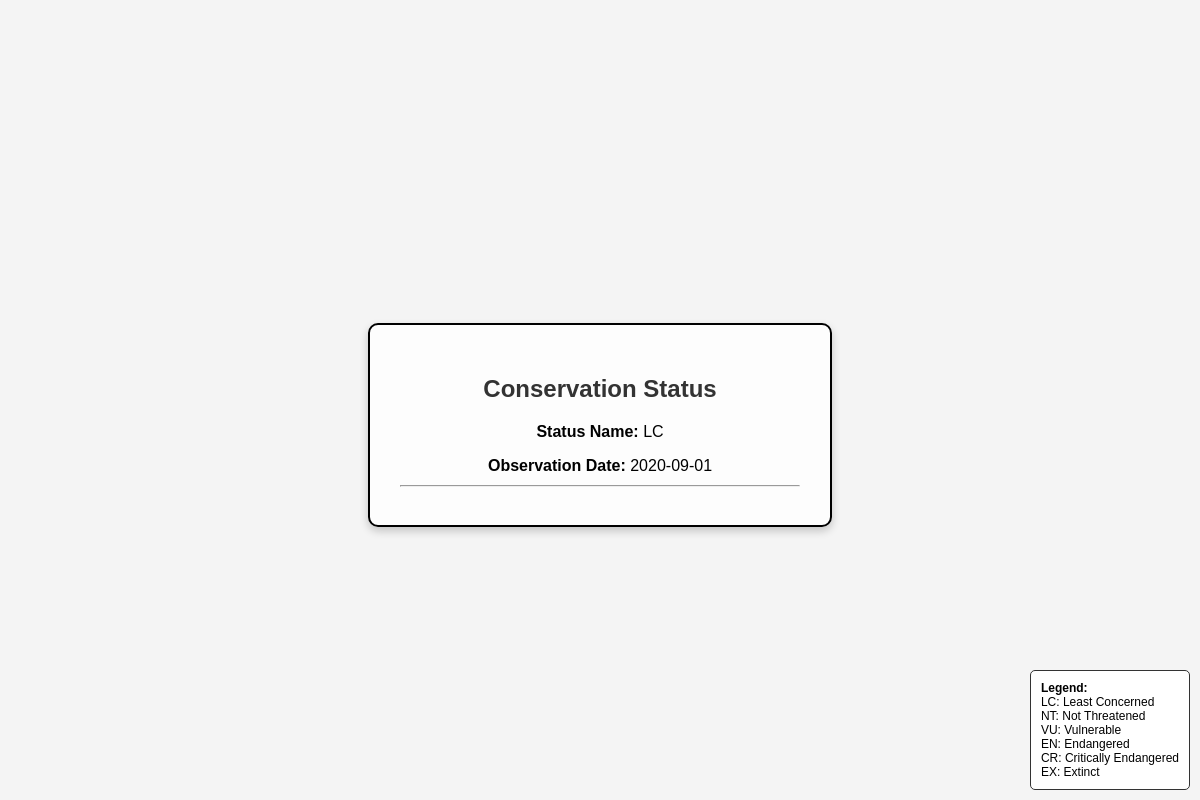
Page /conservation_status.php on the committed database.
### tables this page shows
CREATE TABLE `observations` (
  `ObservationsID` varchar(5) NOT NULL,
  `SpeciesID` varchar(5) DEFAULT NULL,
  `LocationID` varchar(5) DEFAULT NULL,
  `ObservationDate` date DEFAULT NULL,
  `ConservationStatusID` varchar(5) DEFAULT NULL
);

CREATE TABLE `conservationstatus` (
  `ConservationStatusID` varchar(5) NOT NULL,
  `StatusName` varchar(5) DEFAULT NULL,
  `SpeciesID` varchar(5) DEFAULT NULL
);

### conservation_status.php (the view, shortened to what this page needs)
<!DOCTYPE html>
<html lang="en">
<head>
</head>
<body>
<div class="container">
    <div class="details">
        <h2>    Conservation Status</h2>
        <?php
        $servername = "localhost";
        $username = "root";
        $password = "";
        $dbname = "speciestracker";
        $conn = new mysqli($servername, $username, $password, $dbname);
        $speciesName = isset($_GET['speciesName']) ? $_GET['speciesName'] : '';
        $query = $conn->prepare("CALL GetSpeciesStatusAndObservationDateByName(?)");
        $query->bind_param("s", $speciesName);
        $query->execute();
        $result = $query->get_result();
        if ($result && $result->num_rows > 0) {
            while ($row = $result->fetch_assoc()) {
                echo "<p><strong>Status Name:</strong> " . $row['statusName'] . "</p>";
                echo "<p><strong>Observation Date:</strong> " . $row['observationDate'] . "</p>";
                echo "<hr>";
            }
        } else {
            echo "<p>No conservation status details found.</p>";
        }
        ?>
    </div>
</div>
<div id="legendBox">
        <strong>Legend:</strong><br>
        LC: Least Concerned<br>
        NT: Not Threatened<br>
        VU: Vulnerable<br>
        EN: Endangered<br>
        CR: Critically Endangered<br>
        EX: Extinct
</div>
</body>
</html>

### conservation_status.php (style rules this page uses)
body { font-family: Arial, sans-serif; background-color: #f4f4f4; margin: 0; padding: 0; display: flex; justify-content: center; align-items: center; height: 100vh; background-size: cover; background-image: url('https://img.freepik.com/free-vector/gradient-background-green-modern-designs_343694-2067.jpg'); }
#legendBox { position: fixed; bottom: 10px; right: 10px; background-color: white; padding: 10px; border: 1px solid #333; border-radius: 5px; font-size: 12px; }
.container { margin-top: 50px; text-align: center; border: 2px solid black; border-radius: 10px; box-shadow: 0 4px 8px rgba(0, 0, 0, 0.2); padding: 30px; background-color: rgba(255, 255, 255, 0.8); max-width: 400px; width: 60%; }
.details { margin-top: 20px; }
.details h2 { color: #333; margin-bottom: 20px; }
.details p { margin-bottom: 10px; }

### rows in the picture
observations: ConservationStatusID.StatusName "LC", ObservationDate "2020-09-01"
